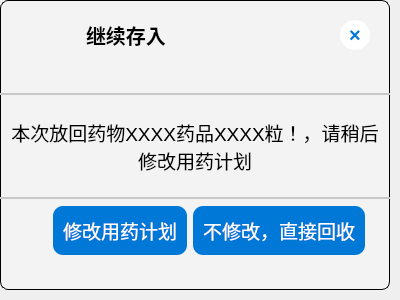
<?xml version="1.0" encoding="UTF-8"?>
<ui version="4.0">
 <class>dialog_fetch_force_store</class>
 <widget class="QDialog" name="dialog_fetch_force_store">
  <property name="geometry">
   <rect>
    <x>0</x>
    <y>0</y>
    <width>400</width>
    <height>300</height>
   </rect>
  </property>
  <property name="windowTitle">
   <string>Dialog</string>
  </property>
  <layout class="QVBoxLayout" name="verticalLayout">
   <property name="leftMargin">
    <number>0</number>
   </property>
   <property name="topMargin">
    <number>0</number>
   </property>
   <property name="rightMargin">
    <number>10</number>
   </property>
   <property name="bottomMargin">
    <number>10</number>
   </property>
   <item>
    <widget class="QWidget" name="widget" native="true">
     <property name="styleSheet">
      <string notr="true">#widget{
background-color: rgb(243, 243, 243);
border-radius: 8px;
border: 1px solid
}</string>
     </property>
     <layout class="QVBoxLayout" name="verticalLayout_2" stretch="1,2,1">
      <property name="spacing">
       <number>0</number>
      </property>
      <property name="leftMargin">
       <number>0</number>
      </property>
      <property name="topMargin">
       <number>0</number>
      </property>
      <property name="rightMargin">
       <number>0</number>
      </property>
      <property name="bottomMargin">
       <number>0</number>
      </property>
      <item>
       <widget class="QWidget" name="widget_2" native="true">
        <property name="styleSheet">
         <string notr="true">#widget_2
{
	border-bottom: 2px solid rgb(200, 200, 200);
}</string>
        </property>
        <layout class="QHBoxLayout" name="horizontalLayout" stretch="0,0,0">
         <property name="leftMargin">
          <number>0</number>
         </property>
         <property name="topMargin">
          <number>0</number>
         </property>
         <property name="rightMargin">
          <number>20</number>
         </property>
         <property name="bottomMargin">
          <number>25</number>
         </property>
         <item>
          <widget class="QLabel" name="label">
           <property name="sizePolicy">
            <sizepolicy hsizetype="Ignored" vsizetype="Ignored">
             <horstretch>0</horstretch>
             <verstretch>0</verstretch>
            </sizepolicy>
           </property>
           <property name="styleSheet">
            <string notr="true">min-width:     70px;     
min-height:    70px;     
max-width:     70px;    
max-height:    70px;   </string>
           </property>
           <property name="text">
            <string/>
           </property>
           <property name="pixmap">
            <pixmap resource="images.qrc">:/images/clock.png</pixmap>
           </property>
           <property name="scaledContents">
            <bool>true</bool>
           </property>
           <property name="alignment">
            <set>Qt::AlignCenter</set>
           </property>
          </widget>
         </item>
         <item>
          <widget class="QLabel" name="title">
           <property name="font">
            <font>
             <family>微软雅黑</family>
             <pointsize>15</pointsize>
             <bold>true</bold>
            </font>
           </property>
           <property name="text">
            <string>继续存入</string>
           </property>
           <property name="indent">
            <number>10</number>
           </property>
          </widget>
         </item>
         <item>
          <widget class="QToolButton" name="close">
           <property name="styleSheet">
            <string notr="true">QToolButton {
    background-color: white;
    color: #0078d7;
    border: none;
    border-radius: 15px;
    font-size: 20px;
    font-weight: bold;
    min-width: 30px;
    min-height: 30px;
    max-width: 30px;
    max-height: 30px;
}
QToolButton:hover {
    background-color: #f0f8ff;
}
QToolButton:pressed {
    background-color: #e0f0ff;
}</string>
           </property>
           <property name="text">
            <string>×</string>
           </property>
          </widget>
         </item>
        </layout>
       </widget>
      </item>
      <item>
       <widget class="QWidget" name="widget_4" native="true">
        <layout class="QHBoxLayout" name="horizontalLayout_2">
         <item>
          <widget class="QLabel" name="content">
           <property name="font">
            <font>
             <pointsize>14</pointsize>
            </font>
           </property>
           <property name="text">
            <string>本次放回药物XXXX药品XXXX粒！，请稍后修改用药计划</string>
           </property>
           <property name="alignment">
            <set>Qt::AlignCenter</set>
           </property>
           <property name="wordWrap">
            <bool>true</bool>
           </property>
          </widget>
         </item>
        </layout>
       </widget>
      </item>
      <item>
       <widget class="QWidget" name="widget_3" native="true">
        <property name="font">
         <font>
          <pointsize>14</pointsize>
         </font>
        </property>
        <property name="styleSheet">
         <string notr="true">#widget_3
{
	border-top: 2px solid rgb(200, 200, 200);
}</string>
        </property>
        <layout class="QHBoxLayout" name="horizontalLayout_3" stretch="3,1,1">
         <property name="rightMargin">
          <number>25</number>
         </property>
         <property name="bottomMargin">
          <number>35</number>
         </property>
         <item>
          <spacer name="horizontalSpacer">
           <property name="orientation">
            <enum>Qt::Horizontal</enum>
           </property>
           <property name="sizeHint" stdset="0">
            <size>
             <width>427</width>
             <height>20</height>
            </size>
           </property>
          </spacer>
         </item>
         <item>
          <widget class="QPushButton" name="change_plan">
           <property name="sizePolicy">
            <sizepolicy hsizetype="Preferred" vsizetype="Fixed">
             <horstretch>0</horstretch>
             <verstretch>0</verstretch>
            </sizepolicy>
           </property>
           <property name="font">
            <font>
             <family>微软雅黑</family>
             <pointsize>14</pointsize>
            </font>
           </property>
           <property name="styleSheet">
            <string notr="true">QPushButton {
    background-color: #0078d7;
    color: white;
    border-radius: 10px;
    border: none;
    padding: 10px 10px;
}

QPushButton:hover {
    background-color: #106ebe;
}

QPushButton:pressed {
    background-color: #005a9e;
}</string>
           </property>
           <property name="text">
            <string>修改用药计划</string>
           </property>
          </widget>
         </item>
         <item>
          <widget class="QPushButton" name="force_store">
           <property name="sizePolicy">
            <sizepolicy hsizetype="Preferred" vsizetype="Fixed">
             <horstretch>0</horstretch>
             <verstretch>0</verstretch>
            </sizepolicy>
           </property>
           <property name="font">
            <font>
             <family>微软雅黑</family>
             <pointsize>14</pointsize>
            </font>
           </property>
           <property name="styleSheet">
            <string notr="true">QPushButton {
    background-color: #0078d7;
    color: white;
    border-radius: 10px;
    border: none;
    padding: 10px 10px;
}

QPushButton:hover {
    background-color: #106ebe;
}

QPushButton:pressed {
    background-color: #005a9e;
}</string>
           </property>
           <property name="text">
            <string>不修改，直接回收</string>
           </property>
          </widget>
         </item>
        </layout>
       </widget>
      </item>
     </layout>
    </widget>
   </item>
  </layout>
 </widget>
 <resources>
  <include location="images.qrc"/>
 </resources>
 <connections/>
</ui>
